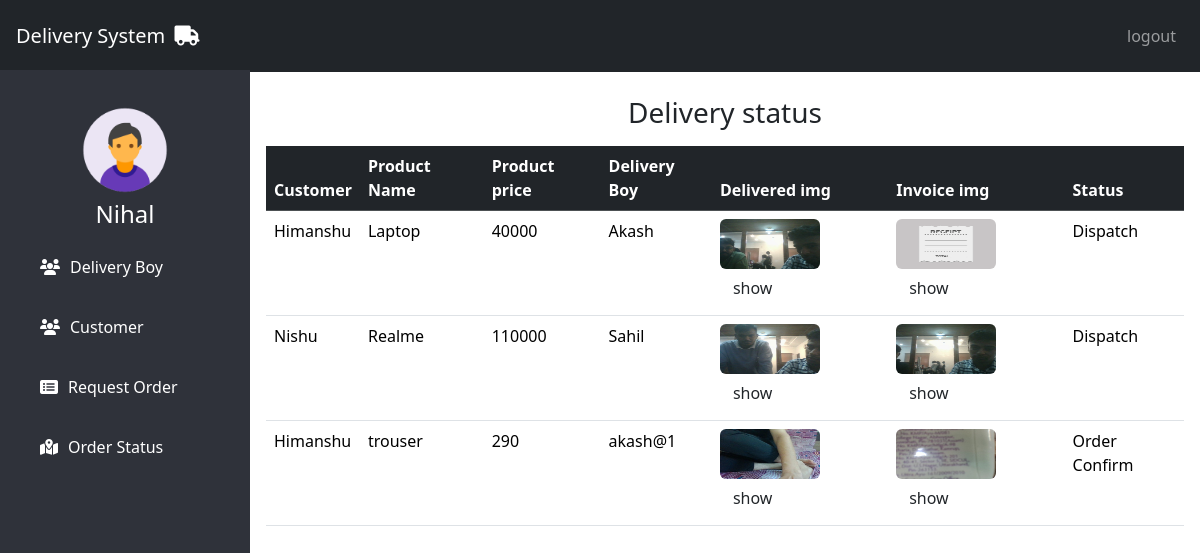
The page /delivery_status/ (signed in) on the database its author committed.
### app/models.py (models this page shows, shortened)
class Order(models.Model):
    customer_name = models.ForeignKey(Customer,on_delete=models.CASCADE,null=True)
    product_name = models.CharField(max_length=200)
    product_img = models.ImageField(upload_to='product_img')
    product_price = models.PositiveIntegerField()
    delivery_boy = models.ForeignKey(User,on_delete=models.CASCADE)
    delivered_img = models.ImageField(upload_to='delivered_img',default='delivered.jpg')
    invoice_img = models.ImageField(upload_to='invoice_img',default='invoicep.jpg')
    status = models.CharField(max_length=200,default='Order Confirm')

class Customer(models.Model):
    name = models.CharField(max_length=200,unique=True)
    email = models.EmailField()
    password = models.CharField(max_length=200)
    address = models.CharField(max_length=200)
    def __str__(self) -> str:
        return self.name

### app/views.py (the view)
# urls.py: path('delivery_status/',delivery_status,name='delivery_status'),
def delivery_status(request):
    if request.user.is_superuser:
        obj = Order.objects.all()
    else:
        obj = Order.objects.filter(delivery_boy=request.user)
    state = {'Order Confirm':'Order Confirm','Dispatch':'Dispatch','Delivered':'Delivered'}
    return render(request,'deliverystatus.html',{'feed':obj,'state':state})

### templates/deliverystatus.html (shortened to what this page needs)
{% extends "adminbase.html" %}
{% load static %}
{% block basecontent %}
{% if request.user.is_superuser %}
<h3 class="text-center">Delivery status</h3>
<div class="m-3">
    <table class="table table-hover " >
        <thead class="table-dark">
            <th>Customer</th>
            <th>Product Name</th>
            <th>Product price</th>
            <th>Delivery Boy</th>
            <th>Delivered img</th>
            <th>Invoice img</th>
            <th>Status</th>
        </thead>
        {% for p in feed %}
        <tr>
        <td>{{p.customer_name}}</td>
        <td>{{p.product_name}}</td>
        <td>{{p.product_price}}</td>
        <td>{{p.delivery_boy}}</td>
        <td><img src="{{p.delivered_img.url}}" alt="delivered image" width="100px" height="50px" class="rounded"> <a href="{% url 'pic' p.pk 1 %}" class="btn btn-promary">show</a></td>
        <td><img src="{{p.invoice_img.url}}" alt="delivered image" width="100px" height="50px" class="rounded"> <a href="{% url 'pic' p.pk 2 %}" class="btn btn-promary">show</a></td>
        <td>{{p.status}}</td>
    </tr>
        {% endfor %}
    </table>
</div>
{% endif %}
{% endblock basecontent %}

### templates/adminbase.html (shortened to what this page needs)
{% load static %}
<!DOCTYPE html>
<html lang="en">
<head>
  <link href="{% static 'fontawesomefree/css/all.min.css' %}" rel="stylesheet" type="text/css">
  <link rel="stylesheet" href="{% static 'css/bootstrap.css' %}">
</head>
<body>
    <nav class="navbar navbar-expand-lg navbar-dark bg-dark d-flex justify-content-between p-3 position-fixed w-100">
      <div>
        <a class="navbar-brand" href="#">Delivery System <i class="fa-solid fa-truck p-1"></i></a>
      </div>
      <div >
        <ul class="navbar-nav">
          <li class="nav-item">
            <a class="nav-link btn btn-primary" href="{% url 'home' %}">logout</a>
          </li>
        </ul>
      </div>
    </nav>
  <div class="sidebar">
    <div class="text-center">
      <img src="{% static 'img/admin.png' %}" width="100px" class="profile_image" alt="admin">
      <h4 class="text-white">{{request.user}}</h4>
    </div>
 {% if request.user.is_superuser %}
 <a href="{% url 'employeelist' %}"><i class="fas fa-users"></i><span>Delivery Boy</span></a>
 <a href="{% url 'customerlist' %}"><i class="fas fa-users"></i><span>Customer</span></a>
 <a href="{% url 'order_create' %}"><i class="fas fa-list-alt"></i><span>Request Order</span></a>
 <a href="{% url 'delivery_status' %}"><i class="fa-solid fa-map-location-dot"></i><span>Order Status</span></a>
 {% else %}
 <a href="{% url 'delivery_status' %}"><i class="fas fa-list-alt"></i><span>Order request</span></a>
 {% endif %}
  </div>
  <div class="content">
    <br><br><br><br>
    {% block basecontent %}
    {% endblock basecontent %}
  </div>
</body>
</html>

### templates/adminbase.html (style rules this page uses)
.sidebar { background: #2f323a; margin-top: 70px; padding-top: 30px; position: fixed; left: 0; width: 250px; height: 100%; }
.sidebar a { color: #fff; display: block; width: 100%; line-height: 60px; text-decoration: none; padding-left: 40px; }
.sidebar i { padding-right: 10px; }
.content { margin-left: 250px; height: 100vh; }

### rows shown on the page
Order: customer_name "Himanshu", product_name "Laptop", product_price "40000", delivery_boy "Akash", delivered_img (picture), invoice_img (picture), status "Dispatch"
Order: customer_name "Nishu", product_name "Realme", product_price "110000", delivery_boy "Sahil", delivered_img (picture), invoice_img (picture), status "Dispatch"
Order: customer_name "Himanshu", product_name "trouser", product_price "290", delivery_boy "akash@1", delivered_img (picture), invoice_img (picture), status "Order Confirm"

### other values the page prints
{{ request.user }} "Nihal"
